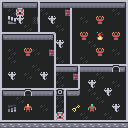

This game map was drawn from its Tiled (.tmx) file and the tilesets committed beside it. A one-line description and the full map source follow:
An orthogonal 16x16 tile map with 8x8 px tiles, 1 tile layer (Level 3).

<map version="1.4" tiledversion="1.4.2" orientation="orthogonal" renderorder="right-down" width="16" height="16" tilewidth="8" tileheight="8" infinite="0" backgroundcolor="#222323" nextlayerid="6" nextobjectid="1">
 <editorsettings>
  <export target="map.js" format="js" />
 </editorsettings>
 <tileset firstgid="1" name="t" tilewidth="8" tileheight="8" tilecount="140" columns="14">
  <image source="t.png" width="112" height="80" />
 </tileset>
 <layer id="3" name="Level 3" width="16" height="16">
  <data encoding="csv">
57,2,2,2,58,2,2,2,2,2,2,2,2,2,2,58,
15,61,52,16,18,61,16,16,69,16,16,16,16,16,61,18,
15,2147483696,24,16,55,16,24,16,18,16,61,16,10,16,16,18,
15,16,16,61,18,16,16,61,18,16,16,16,16,16,16,18,
57,2,2,2,2,2,4,16,18,16,10,16,121,16,10,18,
15,16,16,16,16,16,18,24,18,16,16,61,16,16,16,18,
15,61,16,10,61,16,69,16,18,16,16,16,10,16,61,18,
15,61,16,16,16,16,18,61,18,16,61,16,16,16,16,18,
15,16,16,16,61,16,18,2,2,58,2,2,2,2,31,58,
15,24,16,61,16,24,18,61,16,69,16,16,61,16,16,18,
15,16,16,16,16,16,18,61,16,18,16,24,16,16,61,18,
57,2,2,31,2,2,58,30,57,32,16,61,16,24,16,18,
15,16,61,16,16,16,18,61,15,16,16,16,61,16,16,18,
15,2147483695,16,5,16,61,18,61,15,81,16,12,16,16,24,18,
15,16,16,16,16,16,18,52,15,16,61,16,16,61,16,18,
59,59,59,59,59,59,59,59,59,59,59,59,59,59,59,59
</data>
 </layer>
</map>
